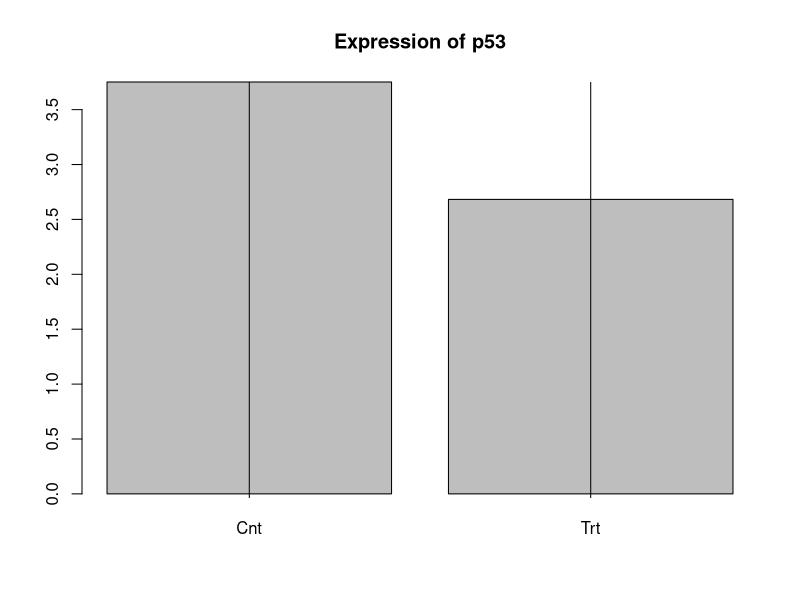

Write R code to recreate this figure.
setwd()
d = read.csv("P53Expression.csv")
class(d)
View(d)
head(d)
d
dCt_control = d$untreated_p53 - d$untreated_GAPDH
dCt_treatment = d$treated_p53 - d$treated_GAPDH

dCt_control_avg = mean(dCt_control)

ddCt_control = dCt_control - dCt_control_avg
ddCt_treatment = dCt_treatment - dCt_control_avg

expression_control = 2^ddCt_control
expression_treatment = 2^ddCt_treatment

expression_control_avg = mean(expression_control)
expression_treatment_avg = mean(expression_treatment)

expression_control_sd = sd(expression_control)
expression_treatment_sd = sd(expression_treatment)

plot_data = c(expression_control_avg, expression_treatment_avg)
plot_data_var = c(expression_control_sd, expression_treatment_sd)

img_obj = barplot(plot_data,
                  names.arg = c("Cnt", "Trt"),
                  main = "Expression of p53")

error.bar <- function(x, y, upper, lower=upper, length=0.1,...){
  if(length(x) != length(y) | length(y) !=length(lower) | length(lower) != length(upper))
    stop("vectors must be same length")
  arrows(x,y+upper, x, y-lower, angle=90, code=3, length=length, ...)
}

error.bar(x = img_obj,
          y = plot_data, 
          upper = plot_data_var)

t.test(x = expression_control, expression_treatment)
